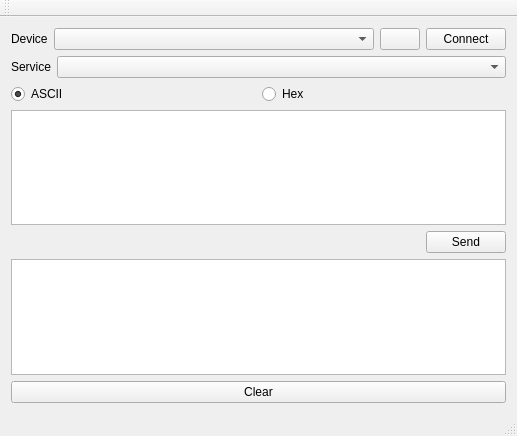
<?xml version="1.0" encoding="UTF-8"?>
<ui version="4.0">
 <class>MainWindow</class>
 <widget class="QMainWindow" name="MainWindow">
  <property name="geometry">
   <rect>
    <x>0</x>
    <y>0</y>
    <width>517</width>
    <height>436</height>
   </rect>
  </property>
  <property name="windowTitle">
   <string>MainWindow</string>
  </property>
  <widget class="QWidget" name="centralWidget">
   <layout class="QGridLayout" name="gridLayout">
    <item row="0" column="0">
     <layout class="QHBoxLayout" name="horizontalLayout_3" stretch="0,1,0,0">
      <item>
       <widget class="QLabel" name="label">
        <property name="text">
         <string>Device</string>
        </property>
       </widget>
      </item>
      <item>
       <widget class="QComboBox" name="devicesComboBox"/>
      </item>
      <item>
       <widget class="QPushButton" name="bleScanButton">
        <property name="sizePolicy">
         <sizepolicy hsizetype="Fixed" vsizetype="Fixed">
          <horstretch>0</horstretch>
          <verstretch>0</verstretch>
         </sizepolicy>
        </property>
        <property name="text">
         <string/>
        </property>
        <property name="icon">
         <iconset resource="resources.qrc">
          <normaloff>:/refresh.png</normaloff>:/refresh.png</iconset>
        </property>
       </widget>
      </item>
      <item>
       <widget class="QPushButton" name="connectButton">
        <property name="text">
         <string>Connect</string>
        </property>
       </widget>
      </item>
     </layout>
    </item>
    <item row="1" column="0">
     <layout class="QHBoxLayout" name="horizontalLayout" stretch="0,1">
      <item>
       <widget class="QLabel" name="label_2">
        <property name="text">
         <string>Service</string>
        </property>
       </widget>
      </item>
      <item>
       <widget class="QComboBox" name="servicesComboBox"/>
      </item>
     </layout>
    </item>
    <item row="2" column="0">
     <layout class="QHBoxLayout" name="horizontalLayout_4">
      <item>
       <widget class="QRadioButton" name="asciiRadioButton">
        <property name="text">
         <string>ASCII</string>
        </property>
        <property name="checked">
         <bool>true</bool>
        </property>
        <attribute name="buttonGroup">
         <string notr="true">buttonGroup</string>
        </attribute>
       </widget>
      </item>
      <item>
       <widget class="QRadioButton" name="hexRadioButton">
        <property name="text">
         <string>Hex</string>
        </property>
        <attribute name="buttonGroup">
         <string notr="true">buttonGroup</string>
        </attribute>
       </widget>
      </item>
     </layout>
    </item>
    <item row="3" column="0">
     <widget class="QPlainTextEdit" name="sendTextEdit"/>
    </item>
    <item row="4" column="0">
     <layout class="QHBoxLayout" name="horizontalLayout_2">
      <item>
       <spacer name="horizontalSpacer">
        <property name="orientation">
         <enum>Qt::Horizontal</enum>
        </property>
        <property name="sizeHint" stdset="0">
         <size>
          <width>40</width>
          <height>20</height>
         </size>
        </property>
       </spacer>
      </item>
      <item>
       <widget class="QPushButton" name="sendButton">
        <property name="text">
         <string>Send</string>
        </property>
       </widget>
      </item>
     </layout>
    </item>
    <item row="5" column="0">
     <widget class="QTextEdit" name="receivedTextEdit">
      <property name="readOnly">
       <bool>true</bool>
      </property>
     </widget>
    </item>
    <item row="6" column="0">
     <widget class="QPushButton" name="pushButton">
      <property name="text">
       <string>Clear</string>
      </property>
     </widget>
    </item>
   </layout>
  </widget>
  <widget class="QMenuBar" name="menuBar">
   <property name="geometry">
    <rect>
     <x>0</x>
     <y>0</y>
     <width>517</width>
     <height>21</height>
    </rect>
   </property>
  </widget>
  <widget class="QToolBar" name="mainToolBar">
   <attribute name="toolBarArea">
    <enum>TopToolBarArea</enum>
   </attribute>
   <attribute name="toolBarBreak">
    <bool>false</bool>
   </attribute>
  </widget>
  <widget class="QStatusBar" name="statusBar"/>
 </widget>
 <layoutdefault spacing="6" margin="11"/>
 <resources>
  <include location="resources.qrc"/>
 </resources>
 <connections>
  <connection>
   <sender>pushButton</sender>
   <signal>clicked()</signal>
   <receiver>receivedTextEdit</receiver>
   <slot>clear()</slot>
   <hints>
    <hint type="sourcelabel">
     <x>205</x>
     <y>241</y>
    </hint>
    <hint type="destinationlabel">
     <x>205</x>
     <y>185</y>
    </hint>
   </hints>
  </connection>
 </connections>
 <buttongroups>
  <buttongroup name="buttonGroup"/>
 </buttongroups>
</ui>
